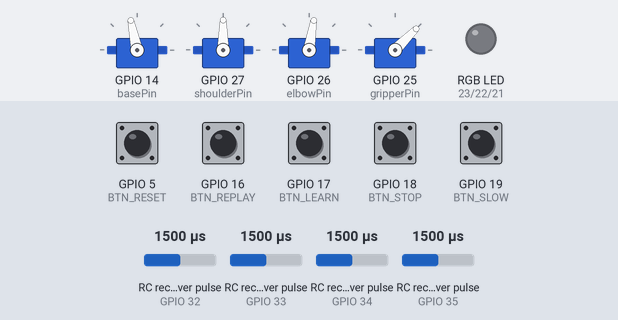
The sketch below on a simulated ESP32. Parts: 4 × servo, an RGB LED mixed from three pins (HIGH = lit). Wiring (inferred from the names in the program): 4 × RC receiver channel: data GPIO 32 / data GPIO 33 / data GPIO 34 / data GPIO 35. Inputs (shaded band) come from the test bench; at power-on: GPIO 5 (BTN_RESET), GPIO 16 (BTN_REPLAY), GPIO 17 (BTN_LEARN), GPIO 18 (BTN_STOP), GPIO 19 (BTN_SLOW) HIGH, RC receiver pulse (sensors on GPIO 33, GPIO 32, GPIO 34, GPIO 35) 1500 µs.

Above: at 1.2 s.
1.3 s: GPIO 5 (BTN_RESET) pulled LOW for 0.15 s
At 2.3 s:
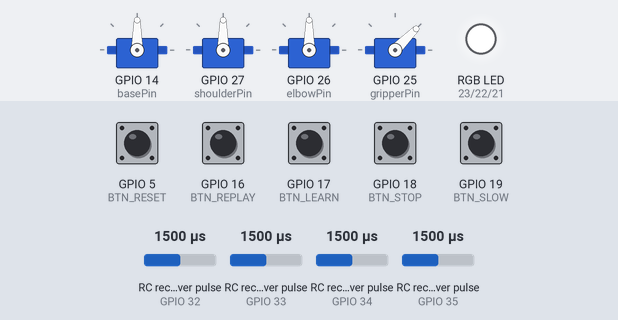
4.3 s: GPIO 19 (BTN_SLOW) pulled LOW for 0.15 s
At 5.2 s:
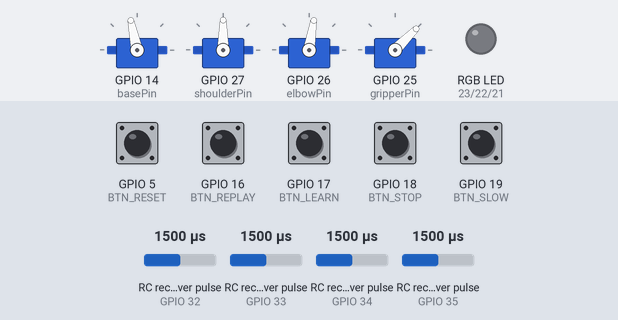
7.3 s: RC receiver pulse (sensor on GPIO 33) set to 1980 µs
At 8.0 s:
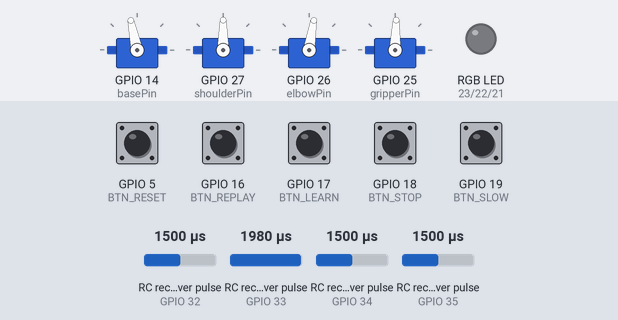
10.3 s: GPIO 17 (BTN_LEARN) pulled LOW for 0.15 s
At 10.9 s:
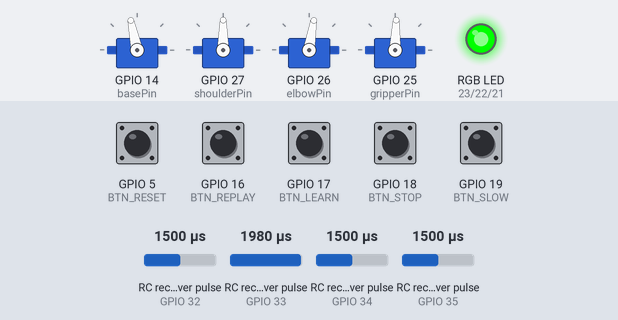
13.3 s: RC receiver pulse (sensor on GPIO 32) set to 1250 µs
At 13.8 s:
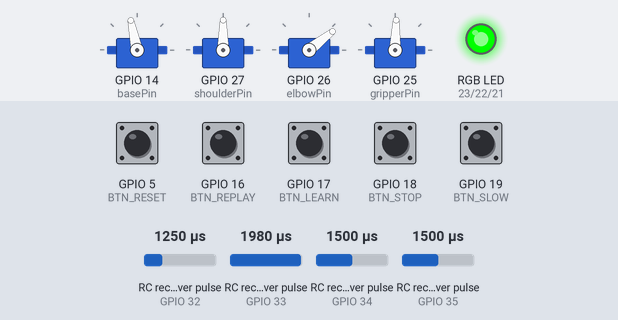
16.3 s: GPIO 18 (BTN_STOP) pulled LOW for 0.15 s
At 17.4 s:
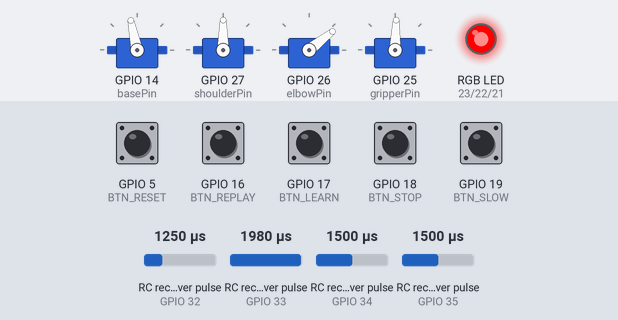
Timing chart, 0 to 19.0 s (numbered marks = the images above; inputs shaded):
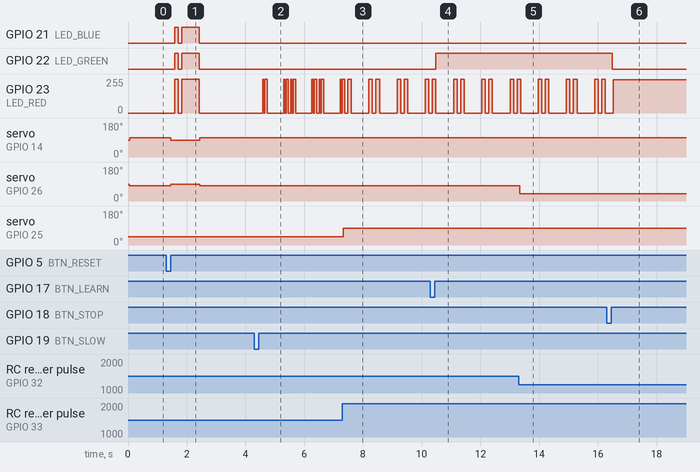

The sketch:

code.ino
```cpp
#include <Arduino.h>
#include <ESP32Servo.h>

// ===== Servos =====
Servo baseServo, shoulderServo, elbowServo, gripperServo;

// ===== Receiver pins =====
const int ch1Pin = 34;
const int ch2Pin = 35;
const int ch3Pin = 32;
const int ch4Pin = 33;

// ===== Servo pins =====
const int basePin = 14;
const int shoulderPin = 27;
const int elbowPin = 26;
const int gripperPin = 25;

// ===== Button pins =====
#define BTN_RESET   5
#define BTN_STOP    18
#define BTN_SLOW    19
#define BTN_LEARN   17
#define BTN_REPLAY  16

// ===== LED pins =====
#define LED_BLUE   21
#define LED_GREEN  22
#define LED_RED    23

// ===== Timing =====
const unsigned long SHORT_PRESS = 800;
const unsigned long DOUBLE_CLICK_GAP = 400;

// ===== Speed =====
bool slowMode = false;
unsigned long moveDelay = 2;
const unsigned long SLOW_DELAY = 25;

// ===== Button struct =====
struct Button {
  int pin;
  bool pressed;
  unsigned long t;
};

Button btnReset  = {BTN_RESET, false, 0};
Button btnStop   = {BTN_STOP, false, 0};
Button btnSlow   = {BTN_SLOW, false, 0};
Button btnLearn  = {BTN_LEARN, false, 0};
Button btnReplay = {BTN_REPLAY, false, 0};

// ===== States =====
bool stopMode = false;
bool learnMode = false;
bool replayOnce = false;
bool replayLoop = false;

// ===== Replay double click =====
bool replayPending = false;
unsigned long replayClickTime = 0;

// ===== Memory =====
#define MAX_STEPS 200
int baseMem[MAX_STEPS], shoulderMem[MAX_STEPS], elbowMem[MAX_STEPS], gripperMem[MAX_STEPS];
int stepCount = 0;

// ===== Reset confirmation =====
bool resetConfirm = false;
unsigned long resetTimer = 0;
int resetStep = 0;
bool resetState = false;

// ===== Blink timers =====
unsigned long redTimer = 0, blueTimer = 0;
int redStep = 0, blueStep = 0;
bool redState = false, blueState = false;

// ===== Button handler =====
void handleButton(Button &b, void (*action)()) {
  if (digitalRead(b.pin) == LOW && !b.pressed) {
    b.pressed = true;
    b.t = millis();
  }
  if (digitalRead(b.pin) == HIGH && b.pressed) {
    b.pressed = false;
    if (millis() - b.t < SHORT_PRESS) action();
  }
}

// ===== Button actions =====
void resetShort() {
  stopMode = false;
  baseServo.write(90);
  shoulderServo.write(90);
  elbowServo.write(90);
  gripperServo.write(45);

  resetConfirm = true;
  resetStep = 0;
  resetTimer = millis();
}

void stopShort() { stopMode = !stopMode; }

void slowShort() {
  slowMode = !slowMode;
  moveDelay = slowMode ? SLOW_DELAY : 2;
}

void learnShort() {
  learnMode = !learnMode;
  if (learnMode) stepCount = 0;
}

void replayShort() {
  unsigned long now = millis();
  if (replayPending && (now - replayClickTime <= DOUBLE_CLICK_GAP)) {
    replayLoop = !replayLoop;
    replayOnce = false;
    replayPending = false;
  } else {
    replayPending = true;
    replayClickTime = now;
  }
}

// ===== Blink helpers =====
bool doubleBlink(unsigned long &t, int &s, bool &st) {
  const unsigned long p[4] = {120,120,120,600};
  if (millis() - t >= p[s]) {
    t = millis();
    s = (s + 1) % 4;
    st = (s == 0 || s == 2);
  }
  return st;
}

bool resetBlink() {
  const unsigned long p[4] = {120,120,120,600};
  if (millis() - resetTimer >= p[resetStep]) {
    resetTimer = millis();
    resetStep++;
    resetState = (resetStep == 1 || resetStep == 3);
    if (resetStep >= 4) {
      resetConfirm = false;
      resetState = false;
    }
  }
  return resetState;
}

void setup() {
  pinMode(ch1Pin, INPUT);
  pinMode(ch2Pin, INPUT);
  pinMode(ch3Pin, INPUT);
  pinMode(ch4Pin, INPUT);

  pinMode(BTN_RESET, INPUT_PULLUP);
  pinMode(BTN_STOP, INPUT_PULLUP);
  pinMode(BTN_SLOW, INPUT_PULLUP);
  pinMode(BTN_LEARN, INPUT_PULLUP);
  pinMode(BTN_REPLAY, INPUT_PULLUP);

  pinMode(LED_RED, OUTPUT);
  pinMode(LED_GREEN, OUTPUT);
  pinMode(LED_BLUE, OUTPUT);

  baseServo.attach(basePin);
  shoulderServo.attach(shoulderPin);
  elbowServo.attach(elbowPin);
  gripperServo.attach(gripperPin);

  baseServo.write(90);
  shoulderServo.write(90);
  elbowServo.write(90);
  gripperServo.write(45);
}

void loop() {

  handleButton(btnReset, resetShort);
  handleButton(btnStop, stopShort);
  handleButton(btnSlow, slowShort);
  handleButton(btnLearn, learnShort);
  handleButton(btnReplay, replayShort);

  if (replayPending && millis() - replayClickTime > DOUBLE_CLICK_GAP) {
    if (!replayLoop) replayOnce = true;
    replayPending = false;
  }

  // ===== RESET CONFIRM =====
  if (resetConfirm) {
    bool s = resetBlink();
    digitalWrite(LED_RED, s);
    digitalWrite(LED_GREEN, s);
    digitalWrite(LED_BLUE, s);
    return;
  }

  // ===== CLEAR LEDs =====
  digitalWrite(LED_RED, LOW);
  digitalWrite(LED_GREEN, LOW);
  digitalWrite(LED_BLUE, LOW);

  // ===== STOP (highest priority) =====
  if (stopMode) {
    digitalWrite(LED_RED, HIGH);
    return;
  }

  // ===== STATE LEDs (can coexist) =====
  if (learnMode) {
    digitalWrite(LED_GREEN, HIGH);
  }

  if (replayLoop) {
    digitalWrite(LED_BLUE, doubleBlink(blueTimer, blueStep, blueState));
  }
  else if (replayOnce) {
    digitalWrite(LED_BLUE, HIGH);
  }

  // ===== SPEED MODIFIER (overlay) =====
  if (slowMode) {
    digitalWrite(LED_RED, doubleBlink(redTimer, redStep, redState));
  }

  // ===== Replay once =====
  if (replayOnce && stepCount > 0) {
    for (int i = 0; i < stepCount; i++) {
      baseServo.write(baseMem[i]);
      shoulderServo.write(shoulderMem[i]);
      elbowServo.write(elbowMem[i]);
      gripperServo.write(gripperMem[i]);
      delay(moveDelay);
    }
    replayOnce = false;
  }

  // ===== Replay loop (non-blocking) =====
  if (replayLoop && stepCount > 0) {
    static int i = 0;
    static unsigned long lastMove = 0;
    if (millis() - lastMove >= moveDelay) {
      lastMove = millis();
      baseServo.write(baseMem[i]);
      shoulderServo.write(shoulderMem[i]);
      elbowServo.write(elbowMem[i]);
      gripperServo.write(gripperMem[i]);
      i = (i + 1) % stepCount;
    }
  }

  // ===== Live RC control =====
  int pwm1 = pulseIn(ch1Pin, HIGH, 25000);
  int pwm2 = pulseIn(ch2Pin, HIGH, 25000);
  int pwm3 = pulseIn(ch3Pin, HIGH, 25000);
  int pwm4 = pulseIn(ch4Pin, HIGH, 25000);

  if (pwm1 >= 1100 && pwm1 <= 1800)
    baseServo.write(map(pwm1, 1100, 1800, 0, 180));
  if (pwm2 >= 1200 && pwm2 <= 1800)
    shoulderServo.write(map(pwm2, 1200, 1800, 20, 160));
  if (pwm3 >= 1200 && pwm3 <= 1900)
    elbowServo.write(map(pwm3, 1200, 1900, 30, 150));
  if (pwm4 >= 1000 && pwm4 <= 2000)
    gripperServo.write(map(pwm4, 1000, 2000, 0, 90));

  // ===== Record =====
  if (learnMode && stepCount < MAX_STEPS) {
    baseMem[stepCount] = baseServo.read();
    shoulderMem[stepCount] = shoulderServo.read();
    elbowMem[stepCount] = elbowServo.read();
    gripperMem[stepCount] = gripperServo.read();
    stepCount++;
    delay(moveDelay);
  }
}
```

Measured:
- after the input at 1.3 s, GPIO 21 (LED_BLUE), GPIO 22 (LED_GREEN): LOW → HIGH after 0.28 s, → LOW 0.12 s later, → HIGH 0.12 s later, → LOW 0.60 s later
- after the input at 4.3 s, GPIO 23 (LED_RED): 0/255 → 255/255 after 0.28 s, then repeats every 0.96 s: 0/255 0.04 s, 254/255 0.08 s, 0/255 0.56 s, 255/255 0.04 s, 0/255 0.04 s, 254/255 0.08 s, 0/255 0.08 s, 255/255 0.04 s
- after the input at 7.3 s, servo on GPIO 25 (gripperPin): 45° → 88° at once
- after the input at 10.3 s, GPIO 22 (LED_GREEN): LOW → HIGH after 0.18 s
- after the input at 13.3 s, servo on GPIO 26 (elbowPin): 81° → 38° at once
- after the input at 16.3 s, GPIO 22 (LED_GREEN): HIGH → LOW after 0.19 s
